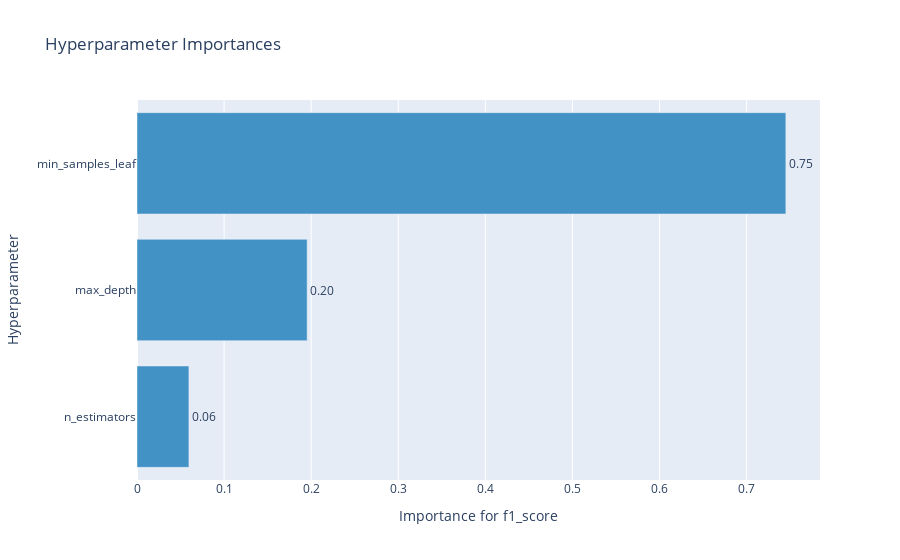

Notebook code for this chart:
### Markdown cell above
График важности гиперпараметров - помогает понять, какие гиперпараметры вносят больший вклад в минимизацию/максимизацию метрики.

### Code cell
optuna.visualization.plot_param_importances(study, target_name="f1_score")

### Figure 1 — Plotly figure (JSON) as saved in the notebook; plotly's stock layout.template omitted (floating-point values rounded to 4 significant figures)
{"data": [{"cliponaxis": false, "hovertemplate": ["n_estimators (IntDistribution): 0.05959268340638838<extra></extra>", "max_depth (IntDistribution): 0.1953544785196392<extra></extra>", "min_samples_leaf (IntDistribution): 0.7450528380739724<extra></extra>"], "marker": {"color": "rgb(66,146,198)"}, "orientation": "h", "text": ["0.06", "0.20", "0.75"], "textposition": "outside", "type": "bar", "x": [0.05959, 0.1954, 0.7451], "y": ["n_estimators", "max_depth", "min_samples_leaf"]}], "layout": {"showlegend": false, "title": {"text": "Hyperparameter Importances"}, "xaxis": {"title": {"text": "Importance for f1_score"}}, "yaxis": {"title": {"text": "Hyperparameter"}}}}
